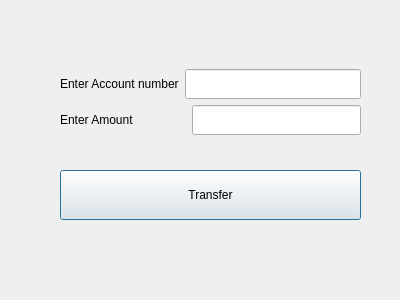
<?xml version="1.0" encoding="UTF-8"?>
<ui version="4.0">
 <class>Dialog_transfer</class>
 <widget class="QDialog" name="Dialog_transfer">
  <property name="geometry">
   <rect>
    <x>0</x>
    <y>0</y>
    <width>400</width>
    <height>300</height>
   </rect>
  </property>
  <property name="windowTitle">
   <string>Dialog</string>
  </property>
  <widget class="QWidget" name="">
   <property name="geometry">
    <rect>
     <x>60</x>
     <y>40</y>
     <width>301</width>
     <height>211</height>
    </rect>
   </property>
   <layout class="QVBoxLayout" name="verticalLayout_2">
    <item>
     <layout class="QVBoxLayout" name="verticalLayout">
      <item>
       <layout class="QHBoxLayout" name="horizontalLayout">
        <item>
         <widget class="QLabel" name="label">
          <property name="text">
           <string>Enter Account number</string>
          </property>
         </widget>
        </item>
        <item>
         <widget class="QLineEdit" name="lineEdit_1">
          <property name="minimumSize">
           <size>
            <width>0</width>
            <height>30</height>
           </size>
          </property>
         </widget>
        </item>
       </layout>
      </item>
      <item>
       <layout class="QHBoxLayout" name="horizontalLayout_2">
        <item>
         <widget class="QLabel" name="label_2">
          <property name="text">
           <string>Enter Amount                </string>
          </property>
         </widget>
        </item>
        <item>
         <widget class="QLineEdit" name="lineEdit_2">
          <property name="minimumSize">
           <size>
            <width>0</width>
            <height>30</height>
           </size>
          </property>
         </widget>
        </item>
       </layout>
      </item>
     </layout>
    </item>
    <item>
     <widget class="QPushButton" name="pushButton_transfer">
      <property name="minimumSize">
       <size>
        <width>0</width>
        <height>50</height>
       </size>
      </property>
      <property name="text">
       <string>Transfer</string>
      </property>
     </widget>
    </item>
   </layout>
  </widget>
 </widget>
 <resources/>
 <connections/>
</ui>
